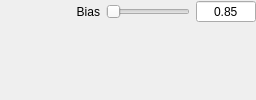
          <widget class="QWidget" name="page_drago">
           <property name="sizePolicy">
            <sizepolicy hsizetype="Preferred" vsizetype="MinimumExpanding">
             <horstretch>0</horstretch>
             <verstretch>0</verstretch>
            </sizepolicy>
           </property>
           <layout class="QGridLayout" name="gridLayout_7">
            <property name="margin">
             <number>0</number>
            </property>
            <item row="0" column="0">
             <layout class="QGridLayout" name="gridLayout_21">
              <item row="0" column="0">
               <widget class="QLabel" name="label_11">
                <property name="minimumSize">
                 <size>
                  <width>100</width>
                  <height>0</height>
                 </size>
                </property>
                <property name="maximumSize">
                 <size>
                  <width>100</width>
                  <height>16777215</height>
                 </size>
                </property>
                <property name="text">
                 <string>Bias</string>
                </property>
                <property name="alignment">
                 <set>Qt::AlignRight|Qt::AlignTrailing|Qt::AlignVCenter</set>
                </property>
                <property name="wordWrap">
                 <bool>true</bool>
                </property>
               </widget>
              </item>
              <item row="0" column="1">
               <widget class="QSlider" name="biasSlider">
                <property name="cursor">
                 <cursorShape>PointingHandCursor</cursorShape>
                </property>
                <property name="maximum">
                 <number>100</number>
                </property>
                <property name="orientation">
                 <enum>Qt::Horizontal</enum>
                </property>
               </widget>
              </item>
              <item row="0" column="2">
               <widget class="QDoubleSpinBox" name="biasdsb">
                <property name="minimumSize">
                 <size>
                  <width>60</width>
                  <height>0</height>
                 </size>
                </property>
                <property name="maximumSize">
                 <size>
                  <width>60</width>
                  <height>16777215</height>
                 </size>
                </property>
                <property name="alignment">
                 <set>Qt::AlignCenter</set>
                </property>
                <property name="buttonSymbols">
                 <enum>QAbstractSpinBox::NoButtons</enum>
                </property>
                <property name="minimum">
                 <double>0.000000000000000</double>
                </property>
                <property name="maximum">
                 <double>1.000000000000000</double>
                </property>
                <property name="singleStep">
                 <double>0.010000000000000</double>
                </property>
                <property name="value">
                 <double>0.850000000000000</double>
                </property>
               </widget>
              </item>
              <item row="1" column="1">
               <spacer name="verticalSpacer_6">
                <property name="orientation">
                 <enum>Qt::Vertical</enum>
                </property>
                <property name="sizeHint" stdset="0">
                 <size>
                  <width>20</width>
                  <height>40</height>
                 </size>
                </property>
               </spacer>
              </item>
             </layout>
            </item>
           </layout>
          </widget>
